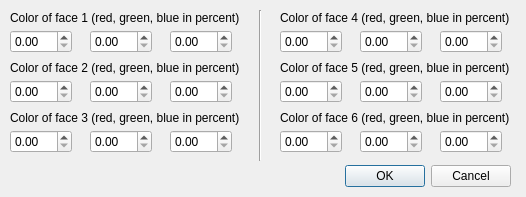
<?xml version="1.0" encoding="UTF-8"?>
<ui version="4.0">
 <class>DialogColorCube</class>
 <widget class="QDialog" name="DialogColorCube">
  <property name="geometry">
   <rect>
    <x>0</x>
    <y>0</y>
    <width>526</width>
    <height>197</height>
   </rect>
  </property>
  <property name="windowTitle">
   <string>Dialog</string>
  </property>
  <widget class="QDialogButtonBox" name="buttonBox">
   <property name="geometry">
    <rect>
     <x>340</x>
     <y>160</y>
     <width>171</width>
     <height>32</height>
    </rect>
   </property>
   <property name="orientation">
    <enum>Qt::Horizontal</enum>
   </property>
   <property name="standardButtons">
    <set>QDialogButtonBox::Cancel|QDialogButtonBox::Ok</set>
   </property>
  </widget>
  <widget class="QLabel" name="label">
   <property name="geometry">
    <rect>
     <x>10</x>
     <y>10</y>
     <width>251</width>
     <height>16</height>
    </rect>
   </property>
   <property name="text">
    <string>Color of face 1 (red, green, blue in percent)</string>
   </property>
  </widget>
  <widget class="QDoubleSpinBox" name="doubleSpinBox">
   <property name="geometry">
    <rect>
     <x>10</x>
     <y>30</y>
     <width>62</width>
     <height>23</height>
    </rect>
   </property>
   <property name="maximum">
    <double>1.000000000000000</double>
   </property>
   <property name="singleStep">
    <double>0.100000000000000</double>
   </property>
  </widget>
  <widget class="QDoubleSpinBox" name="doubleSpinBox_2">
   <property name="geometry">
    <rect>
     <x>90</x>
     <y>30</y>
     <width>62</width>
     <height>23</height>
    </rect>
   </property>
   <property name="maximum">
    <double>1.000000000000000</double>
   </property>
   <property name="singleStep">
    <double>0.100000000000000</double>
   </property>
  </widget>
  <widget class="QDoubleSpinBox" name="doubleSpinBox_3">
   <property name="geometry">
    <rect>
     <x>170</x>
     <y>30</y>
     <width>62</width>
     <height>23</height>
    </rect>
   </property>
   <property name="maximum">
    <double>1.000000000000000</double>
   </property>
   <property name="singleStep">
    <double>0.100000000000000</double>
   </property>
  </widget>
  <widget class="QLabel" name="label_2">
   <property name="geometry">
    <rect>
     <x>10</x>
     <y>60</y>
     <width>251</width>
     <height>16</height>
    </rect>
   </property>
   <property name="text">
    <string>Color of face 2 (red, green, blue in percent)</string>
   </property>
  </widget>
  <widget class="QDoubleSpinBox" name="doubleSpinBox_4">
   <property name="geometry">
    <rect>
     <x>90</x>
     <y>80</y>
     <width>62</width>
     <height>23</height>
    </rect>
   </property>
   <property name="maximum">
    <double>1.000000000000000</double>
   </property>
   <property name="singleStep">
    <double>0.100000000000000</double>
   </property>
  </widget>
  <widget class="QDoubleSpinBox" name="doubleSpinBox_5">
   <property name="geometry">
    <rect>
     <x>170</x>
     <y>80</y>
     <width>62</width>
     <height>23</height>
    </rect>
   </property>
   <property name="maximum">
    <double>1.000000000000000</double>
   </property>
   <property name="singleStep">
    <double>0.100000000000000</double>
   </property>
  </widget>
  <widget class="QDoubleSpinBox" name="doubleSpinBox_6">
   <property name="geometry">
    <rect>
     <x>10</x>
     <y>80</y>
     <width>62</width>
     <height>23</height>
    </rect>
   </property>
   <property name="maximum">
    <double>1.000000000000000</double>
   </property>
   <property name="singleStep">
    <double>0.100000000000000</double>
   </property>
  </widget>
  <widget class="QDoubleSpinBox" name="doubleSpinBox_7">
   <property name="geometry">
    <rect>
     <x>170</x>
     <y>130</y>
     <width>62</width>
     <height>23</height>
    </rect>
   </property>
   <property name="maximum">
    <double>1.000000000000000</double>
   </property>
   <property name="singleStep">
    <double>0.100000000000000</double>
   </property>
  </widget>
  <widget class="QDoubleSpinBox" name="doubleSpinBox_8">
   <property name="geometry">
    <rect>
     <x>90</x>
     <y>130</y>
     <width>62</width>
     <height>23</height>
    </rect>
   </property>
   <property name="maximum">
    <double>1.000000000000000</double>
   </property>
   <property name="singleStep">
    <double>0.100000000000000</double>
   </property>
  </widget>
  <widget class="QDoubleSpinBox" name="doubleSpinBox_9">
   <property name="geometry">
    <rect>
     <x>10</x>
     <y>130</y>
     <width>62</width>
     <height>23</height>
    </rect>
   </property>
   <property name="maximum">
    <double>1.000000000000000</double>
   </property>
   <property name="singleStep">
    <double>0.100000000000000</double>
   </property>
  </widget>
  <widget class="QLabel" name="label_3">
   <property name="geometry">
    <rect>
     <x>10</x>
     <y>110</y>
     <width>251</width>
     <height>16</height>
    </rect>
   </property>
   <property name="text">
    <string>Color of face 3 (red, green, blue in percent)</string>
   </property>
  </widget>
  <widget class="QDoubleSpinBox" name="doubleSpinBox_10">
   <property name="geometry">
    <rect>
     <x>440</x>
     <y>30</y>
     <width>62</width>
     <height>23</height>
    </rect>
   </property>
   <property name="maximum">
    <double>1.000000000000000</double>
   </property>
   <property name="singleStep">
    <double>0.100000000000000</double>
   </property>
  </widget>
  <widget class="QDoubleSpinBox" name="doubleSpinBox_11">
   <property name="geometry">
    <rect>
     <x>360</x>
     <y>30</y>
     <width>62</width>
     <height>23</height>
    </rect>
   </property>
   <property name="maximum">
    <double>1.000000000000000</double>
   </property>
   <property name="singleStep">
    <double>0.100000000000000</double>
   </property>
  </widget>
  <widget class="QDoubleSpinBox" name="doubleSpinBox_12">
   <property name="geometry">
    <rect>
     <x>280</x>
     <y>30</y>
     <width>62</width>
     <height>23</height>
    </rect>
   </property>
   <property name="maximum">
    <double>1.000000000000000</double>
   </property>
   <property name="singleStep">
    <double>0.100000000000000</double>
   </property>
  </widget>
  <widget class="QLabel" name="label_4">
   <property name="geometry">
    <rect>
     <x>280</x>
     <y>10</y>
     <width>251</width>
     <height>16</height>
    </rect>
   </property>
   <property name="text">
    <string>Color of face 4 (red, green, blue in percent)</string>
   </property>
  </widget>
  <widget class="QDoubleSpinBox" name="doubleSpinBox_13">
   <property name="geometry">
    <rect>
     <x>440</x>
     <y>80</y>
     <width>62</width>
     <height>23</height>
    </rect>
   </property>
   <property name="maximum">
    <double>1.000000000000000</double>
   </property>
   <property name="singleStep">
    <double>0.100000000000000</double>
   </property>
  </widget>
  <widget class="QDoubleSpinBox" name="doubleSpinBox_14">
   <property name="geometry">
    <rect>
     <x>360</x>
     <y>80</y>
     <width>62</width>
     <height>23</height>
    </rect>
   </property>
   <property name="maximum">
    <double>1.000000000000000</double>
   </property>
   <property name="singleStep">
    <double>0.100000000000000</double>
   </property>
  </widget>
  <widget class="QDoubleSpinBox" name="doubleSpinBox_15">
   <property name="geometry">
    <rect>
     <x>280</x>
     <y>80</y>
     <width>62</width>
     <height>23</height>
    </rect>
   </property>
   <property name="maximum">
    <double>1.000000000000000</double>
   </property>
   <property name="singleStep">
    <double>0.100000000000000</double>
   </property>
  </widget>
  <widget class="QLabel" name="label_5">
   <property name="geometry">
    <rect>
     <x>280</x>
     <y>60</y>
     <width>251</width>
     <height>16</height>
    </rect>
   </property>
   <property name="text">
    <string>Color of face 5 (red, green, blue in percent)</string>
   </property>
  </widget>
  <widget class="QDoubleSpinBox" name="doubleSpinBox_16">
   <property name="geometry">
    <rect>
     <x>440</x>
     <y>130</y>
     <width>62</width>
     <height>23</height>
    </rect>
   </property>
   <property name="maximum">
    <double>1.000000000000000</double>
   </property>
   <property name="singleStep">
    <double>0.100000000000000</double>
   </property>
  </widget>
  <widget class="QDoubleSpinBox" name="doubleSpinBox_17">
   <property name="geometry">
    <rect>
     <x>360</x>
     <y>130</y>
     <width>62</width>
     <height>23</height>
    </rect>
   </property>
   <property name="maximum">
    <double>1.000000000000000</double>
   </property>
   <property name="singleStep">
    <double>0.100000000000000</double>
   </property>
  </widget>
  <widget class="QDoubleSpinBox" name="doubleSpinBox_18">
   <property name="geometry">
    <rect>
     <x>280</x>
     <y>130</y>
     <width>62</width>
     <height>23</height>
    </rect>
   </property>
   <property name="maximum">
    <double>1.000000000000000</double>
   </property>
   <property name="singleStep">
    <double>0.100000000000000</double>
   </property>
  </widget>
  <widget class="QLabel" name="label_6">
   <property name="geometry">
    <rect>
     <x>280</x>
     <y>110</y>
     <width>251</width>
     <height>16</height>
    </rect>
   </property>
   <property name="text">
    <string>Color of face 6 (red, green, blue in percent)</string>
   </property>
  </widget>
  <widget class="Line" name="line">
   <property name="geometry">
    <rect>
     <x>250</x>
     <y>10</y>
     <width>20</width>
     <height>151</height>
    </rect>
   </property>
   <property name="orientation">
    <enum>Qt::Vertical</enum>
   </property>
  </widget>
 </widget>
 <resources/>
 <connections>
  <connection>
   <sender>buttonBox</sender>
   <signal>accepted()</signal>
   <receiver>DialogColorCube</receiver>
   <slot>accept()</slot>
   <hints>
    <hint type="sourcelabel">
     <x>248</x>
     <y>254</y>
    </hint>
    <hint type="destinationlabel">
     <x>157</x>
     <y>274</y>
    </hint>
   </hints>
  </connection>
  <connection>
   <sender>buttonBox</sender>
   <signal>rejected()</signal>
   <receiver>DialogColorCube</receiver>
   <slot>reject()</slot>
   <hints>
    <hint type="sourcelabel">
     <x>316</x>
     <y>260</y>
    </hint>
    <hint type="destinationlabel">
     <x>286</x>
     <y>274</y>
    </hint>
   </hints>
  </connection>
 </connections>
</ui>
